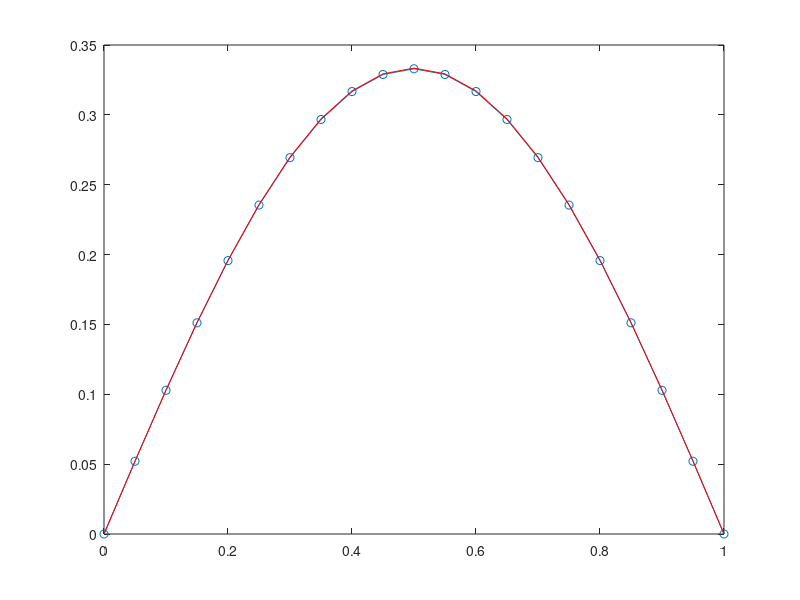

Here is the MATLAB script that generated this plot:
% Demonstration for solving the heat equation.
%  u_t = u_xx, for 0<t<T, 0<x<1
%  IC: u(x,0) = 2x, for 0<x<1/2 and u(x,0)=2(1-x) for 1/2<x<1
%  BC: u(0,t) = u(1,t) = 0, for t>0
% 
% set the grid size
J=20; dx=1./J;
% set the initial conidtion in 'U' and is overwritten each time step  
for j=1:J+1
   x(j) = (j-1)*dx;
end
for j=1:J/2
    U(j) = 2*x(j);
end
for j=J/2+1:J+1
    U(j) = 2*(1-x(j));
end
Unew=U;
mu = 0.48; dt = mu*dx^2; T=0.09;
nt = round(T/dt); 
for n = 1:nt
    t = n*dt;
    % heart of the program: the following line implement FTCS
    for j=2:J
        Unew(j) = U(j) + mu*(U(j+1) - 2*U(j) + U(j-1));
    end
    U = Unew;
end
hold off
plot(x,U,'o-')
%compute the analytic/exact solution
ue=zeros(1,J+1);
nterm=10;
for k=1:nterm
    ue = ue + (8/(k*pi)^2)*sin(k*pi/2)*exp(-(k*pi)^2*t)*sin(k*pi*x);
end
hold on
plot(x,ue,'r')
